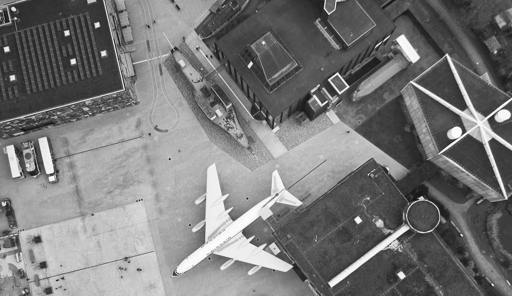
%> input picture OcclusionDetection/IMG1.pgm, 512 x 296 px
$ octave isp2.m   (GNU Octave 9; MATLAB toolbox functions it lacks are replaced by stand-ins)
%> lines starting %> are read from the running program, lines starting %| are printed output that depends on the picture
I1 = imread('IMG1.pgm');
%> I1 is the input picture: size 296x512 uint8; min 14, max 255, mean 120.4
I2 = imread('IMG2.pgm');
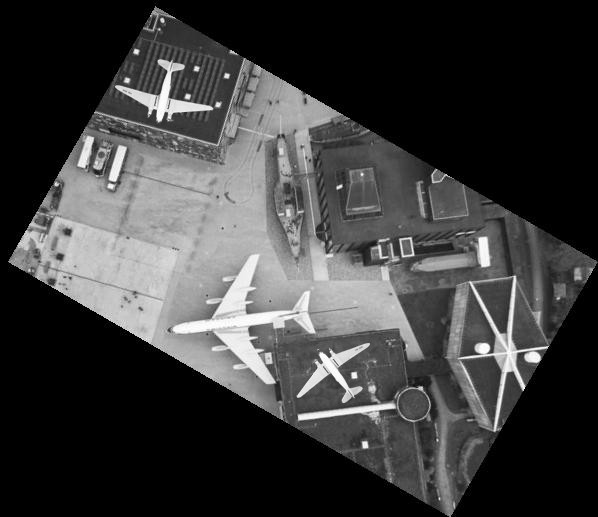
%> input picture OcclusionDetection/IMG2.pgm, 598 x 517 px
%> I2 is the input picture: size 517x598 uint8; min 0, max 255, mean 60.2

x1=125;x2=373;y1=30;y2=158;
x1hat=249;x2hat=400;y1hat=94;y2hat=329;


im_size1 = size(I1);
%> im_size1 = [296 512]
im_size2 = size(I2);
%> im_size2 = [517 598]

J= zeros(im_size1(1),im_size1(2),'uint8');


xhat=[x1hat y1hat x2hat y2hat]';

x = [x1 y1 1 0;y1 -x1 0 1;x2 y2 1 0;y2 -x2 0 1];

h = x^-1*xhat;
disp(h);

h1=h(1);h2=h(2);tx=h(3);ty=h(4);

h=[h1 -h2 ty;h2 h1 tx;0 0 1];

for i=1:im_size1(1)
    for j=1:im_size1(2)
        ihat=[i j 1]';
        i2 = h*ihat;
        x = i2(1);
        y = i2(2);
        xf = floor(x);
        yf = floor(y);
        a = x - xf;
        b = y - yf;
        if xf >=1 && yf >=1 && xf < im_size2(1) && yf < im_size2(2)
            %target(row,col) = bilinear_interpol(a,b,image2(xf,yf),image2(xf,yf+1),image2(xf+1,yf),image2(xf+1,yf+1));
           J(i,j) =I2(xf,yf);
        end
    end
end
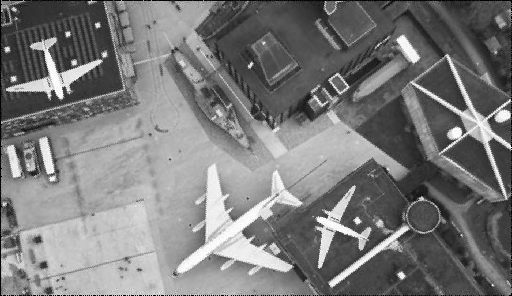
%> J: size 296x512 uint8; min 0, max 255, mean 122.3

figure(1);
imshow(J);

image_final = J - I1;
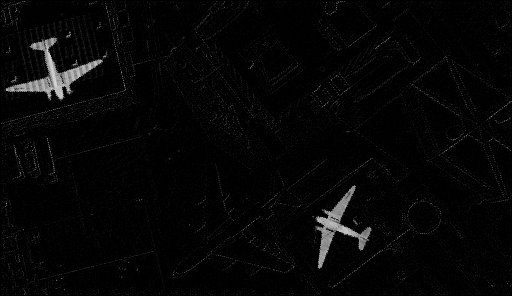
%> image_final: size 296x512 uint8; min 0, max 214, mean 5.7

figure(2);
imshow(image_final);
